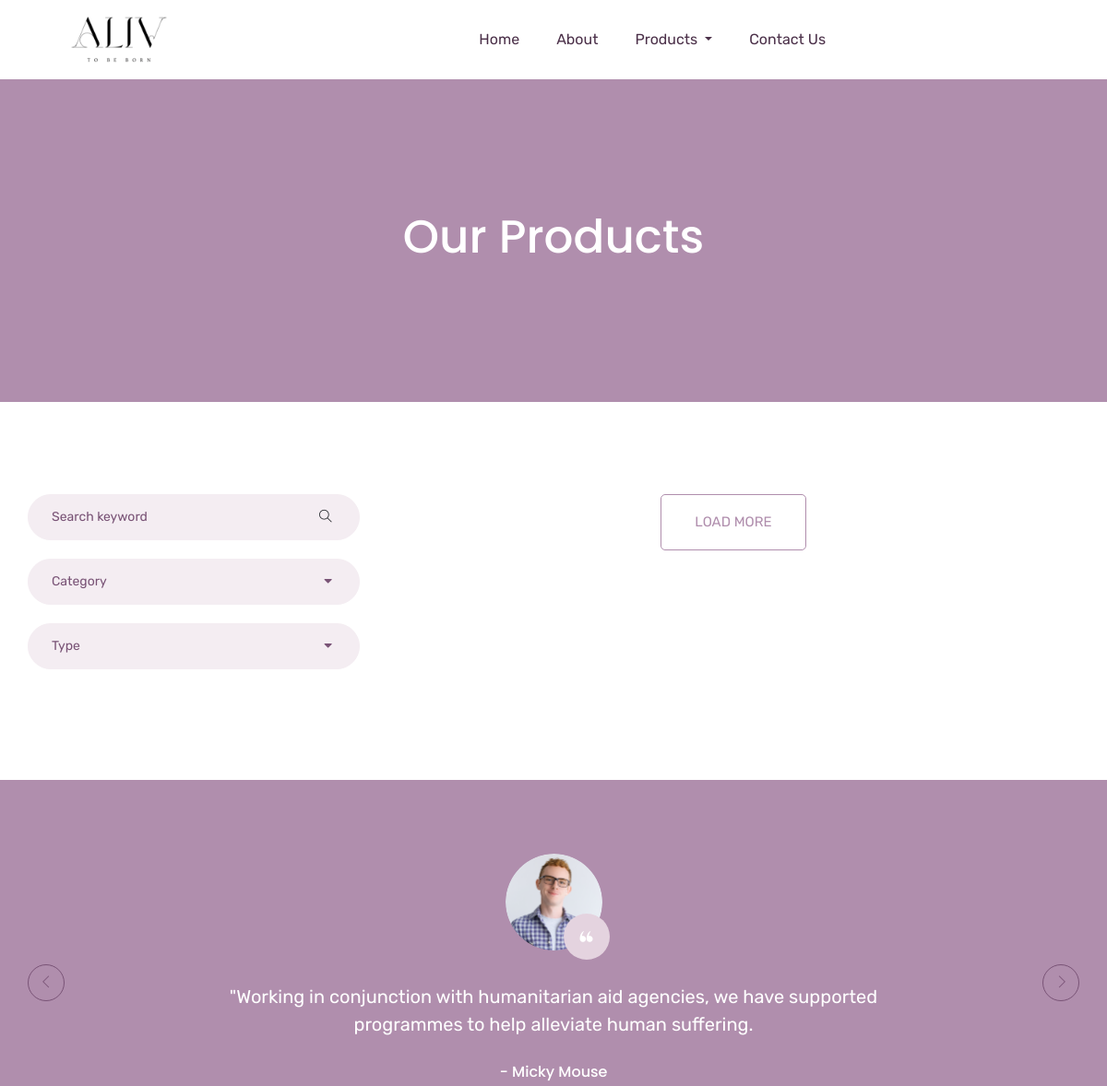
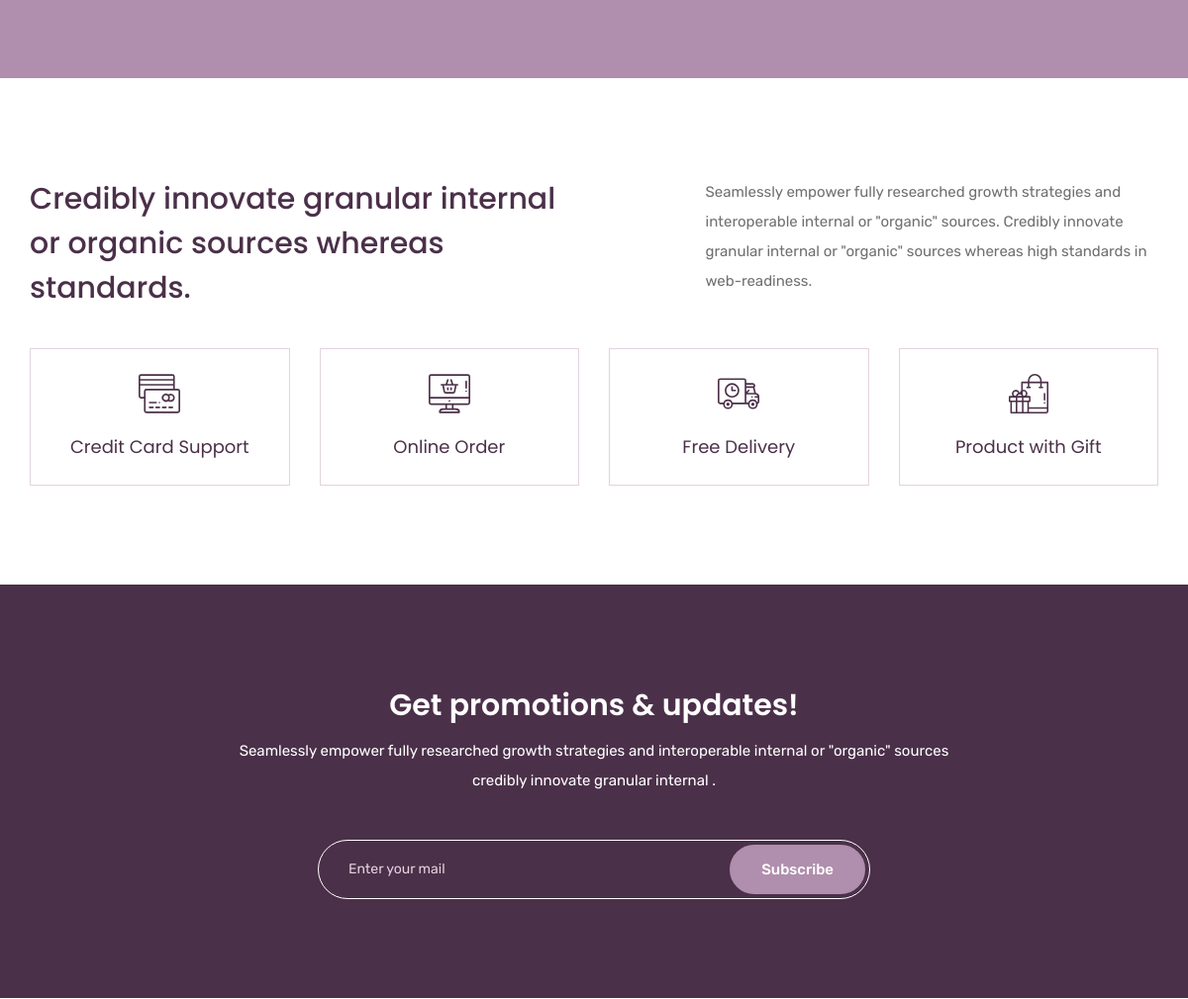
Before: /product_list.html (upper part) with the older database file (2 pictures, top to bottom).
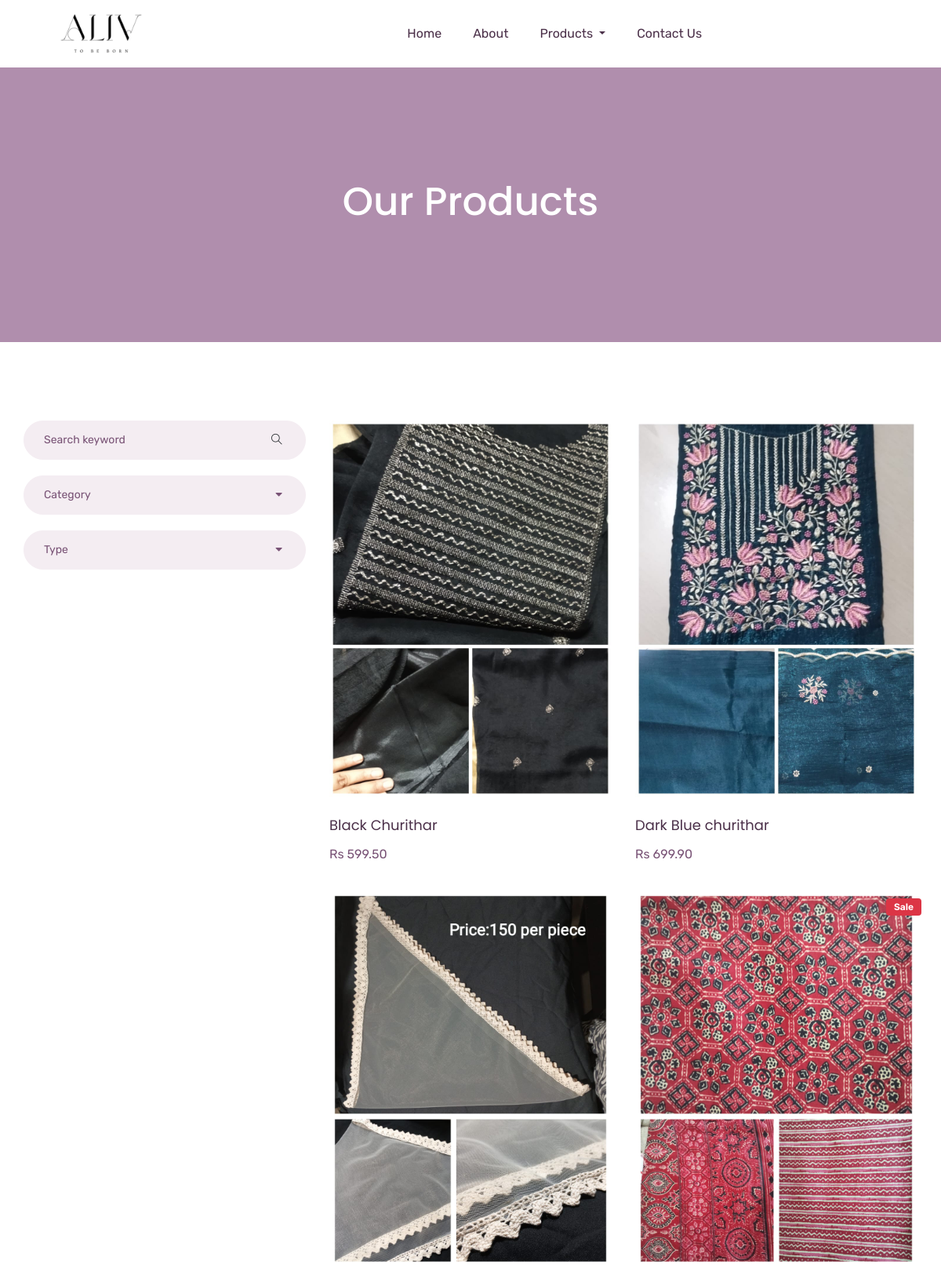
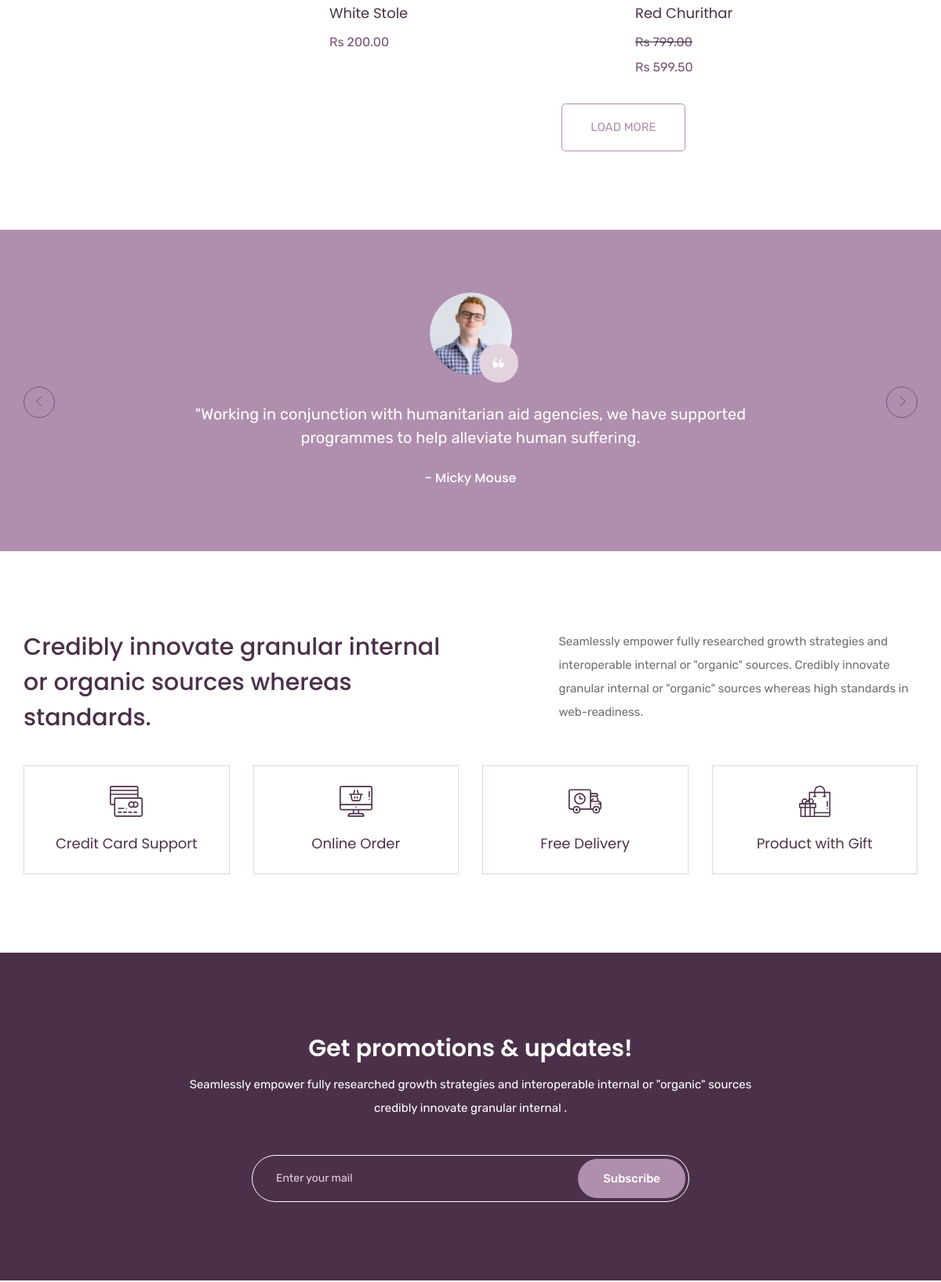
After: the same page with the newer database file (2 pictures, top to bottom).
### website/models.py (models this page shows, shortened)
class Product(models.Model):
    name        = models.CharField(max_length=100)
    price       = models.DecimalField(default=0, decimal_places=2, max_digits=6)
    category    = models.ForeignKey(Category, on_delete=models.CASCADE, default=1)
    description = models.CharField(max_length=300, default='', blank=True, null=True)
    image       = models.ImageField(upload_to='uploads/products/')
    is_sale     = models.BooleanField(default=False)
    sale_price  = models.DecimalField(default=0, decimal_places=2, max_digits=6)

### website/views.py (the view)
# urls.py: path('product_list.html',views.product_list, name="product_list"),
def product_list(request):
    products = Product.objects.all()
    categories = Category.objects.all()  # Get all categories
    return render(request, 'product_list.html', {
        'products': products,
        'categories': categories
    })

### website/templates/product_list.html (shortened to what this page needs)
{% extends 'base.html' %}
{% load static %}
{% block content%}
    <section class="breadcrumb_part">
        <div class="container">
            <div class="row">
                <div class="col-lg-12">
                    <div class="breadcrumb_iner">
                        <h2>Our Products</h2>
                    </div>
                </div>
            </div>
        </div>
    </section>
    <section class="product_list section_padding">
        <div class="container">
            <div class="row">
                <div class="col-md-4">
                    <div class="product_sidebar">
                        <div class="single_sedebar">
                            <form action="#">
                                <input type="text" name="#" placeholder="Search keyword">
                                <i class="ti-search"></i>
                            </form>
                        </div>
                        <div class="single_sedebar">
                            <div class="select_option">
                                <div class="select_option_list">Category <i class="right fas fa-caret-down"></i> </div>
                            </div>
                        </div>
                        <div class="single_sedebar">
                            <div class="select_option">
                                <div class="select_option_list">Type <i class="right fas fa-caret-down"></i> </div>
                            </div>
                        </div>
                    </div>
                </div>
                <div class="col-md-8">
                    <div class="product_list">
                        <div class="row">
                            {% for product in products %}
                                {% if product.is_sale %}
                                <div class="col-lg-6 col-sm-6">
                                    <div class="single_product_item">
                                        <div class="badge badge-danger position-absolute" style="top: 10px; right: 10px; font-size: 12px; font-weight: 600; padding: 5px 10px;">
                                            Sale
                                        </div>
                                        <img src="{{product.image.url}}" alt="#" class="img-fluid">
                                        <h3> <a href="single-product.html">{{ product.name }}</a> </h3>
                                        <strike>
                                            <p>Rs {{ product.price}}</p>
                                        </strike>
                                        <p>Rs {{ product.sale_price}}</p>
                                    </div>
                                </div>
                                {% else %}
                                <div class="col-lg-6 col-sm-6">
                                    <div class="single_product_item">
                                        <img src="{{product.image.url}}" alt="#" class="img-fluid">
                                        <h3> <a href="single-product.html">{{ product.name }}</a> </h3>
                                        <p>Rs {{ product.price}}</p>
                                    </div>
                                </div>
                                {% endif %}
                            {% endfor %}
                        </div>
                        <div class="load_more_btn text-center">
                            <a href="#" class="btn_3">Load More</a>
                        </div>
                    </div>
                </div>
            </div>
        </div>
    </section>
    <section class="client_review">
        <div class="container">
            <div class="row justify-content-center">
                <div class="col-lg-8">
                    <div class="client_review_slider owl-carousel">
                        <div class="single_client_review">
                            <div class="client_img">
                                <img src="{% static 'website/img/client.png' %}" alt="#">
                            </div>
                            <p>"Working in conjunction with humanitarian aid agencies, we have supported programmes to help alleviate human suffering.</p>
                            <h5>- Micky Mouse</h5>
                        </div>
                    </div>
                </div>
            </div>
        </div>
    </section>
    <section class="feature_part section_padding">
        <div class="container">
            <div class="row justify-content-between">
                <div class="col-lg-6">
                    <div class="feature_part_tittle">
                        <h3>Credibly innovate granular
                        internal or organic sources
                        whereas standards.</h3>
                    </div>
                </div>
                <div class="col-lg-5">
                    <div class="feature_part_content">
                        <p>Seamlessly empower fully researched growth strategies and interoperable internal or "organic" sources. Credibly innovate granular internal or "organic" sources whereas high standards in web-readiness.</p>
                    </div>
                </div>
            </div>
            <div class="row justify-content-center">
                <div class="col-lg-3 col-sm-6">
                    <div class="single_feature_part">
                        <img src="{% static 'website/img/icon/feature_icon_1.svg' %}" alt="#">
                        <h4>Credit Card Support</h4>
                    </div>
                </div>
                <div class="col-lg-3 col-sm-6">
                    <div class="single_feature_part">
                        <img src="{% static 'website/img/icon/feature_icon_2.svg' %}" alt="#">
                        <h4>Online Order</h4>
                    </div>
                </div>
                <div class="col-lg-3 col-sm-6">
                    <div class="single_feature_part">
                        <img src="{% static 'website/img/icon/feature_icon_3.svg' %}" alt="#">
                        <h4>Free Delivery</h4>
                    </div>
                </div>
                <div class="col-lg-3 col-sm-6">
                    <div class="single_feature_part">
                        <img src="{% static 'website/img/icon/feature_icon_4.svg' %}" alt="#">
                        <h4>Product with Gift</h4>
                    </div>
                </div>
            </div>
        </div>
    </section>
    <section class="subscribe_part section_padding">
        <div class="container">
            <div class="row justify-content-center">
                <div class="col-lg-8">
                    <div class="subscribe_part_content">
                        <h2>Get promotions & updates!</h2>
                        <p>Seamlessly empower fully researched growth strategies and interoperable internal or "organic" sources credibly innovate granular internal .</p>
                        <div class="subscribe_form">
                            <input type="email" placeholder="Enter your mail">
                            <a href="#" class="btn_1">Subscribe</a>
                        </div>
                    </div>
                </div>
            </div>
        </div>
    </section>
{% endblock %}

### website/templates/base.html (shortened to what this page needs)
{% load static %}
<!doctype html>
<html lang="zxx">
<head>
    <link rel="stylesheet" href="{%static 'website/css/bootstrap.min.css'%}">
    <link rel="stylesheet" href="{%static 'website/css/animate.css'%}">
    <link rel="stylesheet" href="{%static 'website/css/owl.carousel.min.css'%}">
    <link rel="stylesheet" href="{%static 'website/css/all.css'%}">
    <link rel="stylesheet" href="{%static 'website/css/flaticon.css'%}">
    <link rel="stylesheet" href="{%static 'website/css/themify-icons.css'%}">
    <link rel="stylesheet" href="{%static 'website/css/magnific-popup.css'%}">
    <link rel="stylesheet" href="{%static 'website/css/slick.css'%}">
    <link rel="stylesheet" href="{%static 'website/css/style.css'%}">
</head>
<body>
    <header class="main_menu home_menu">
        <div class="container">
            <div class="row align-items-center justify-content-center">
                <div class="col-lg-12">
                    <nav class="navbar navbar-expand-lg navbar-light">
                        <a class="navbar-brand" href="{% url 'home' %}">
                            <img src="{% static 'website/img/alivv/toalivv.png' %}" alt="logo" style="height: 50px;">
                        </a>
                        <div class="collapse navbar-collapse main-menu-item" id="navbarSupportedContent">
                            <ul class="navbar-nav">
                                <li class="nav-item">
                                    <a class="nav-link" href="{% url 'home' %}">Home</a>
                                </li>
                                <li class="nav-item">
                                    <a class="nav-link" href="{% url 'about' %}">about</a>
                                </li>
                                <li class="nav-item dropdown">
                                    <a class="nav-link dropdown-toggle" href="blog.html" id="navbarDropdown_1"
                                        role="button" data-toggle="dropdown" aria-haspopup="true" aria-expanded="false">
                                        products
                                    </a>
                                </li>
                                <li class="nav-item">
                                    <a class="nav-link" href="{% url 'contact' %}">Contact Us</a>
                                </li>
                            </ul>
                        </div>
                    </nav>
                </div>
            </div>
        </div>
    </header>
{% block content%}
{% endblock %}
</body>
</html>

### static/website/css/all.css (style rules this page uses)
.fa, .fas, .far, .fal, .fab { -moz-osx-font-smoothing: grayscale; -webkit-font-smoothing: antialiased; display: inline-block; font-style: normal; font-variant: normal; text-rendering: auto; line-height: 1; }
.fa-caret-down:before { content: "\f0d7"; }
.fa, .fas { font-family: 'Font Awesome 5 Free'; font-weight: 900; }

Changed rows visible on the page:
added Product: image (picture), name "Black Churithar", price "599.50"
added Product: image (picture), name "Dark Blue churithar", price "699.90"
added Product: image (picture), name "White Stole", price "200.00"
added Product: image (picture), name "Red Churithar", price "799.00", sale_price "599.50"
